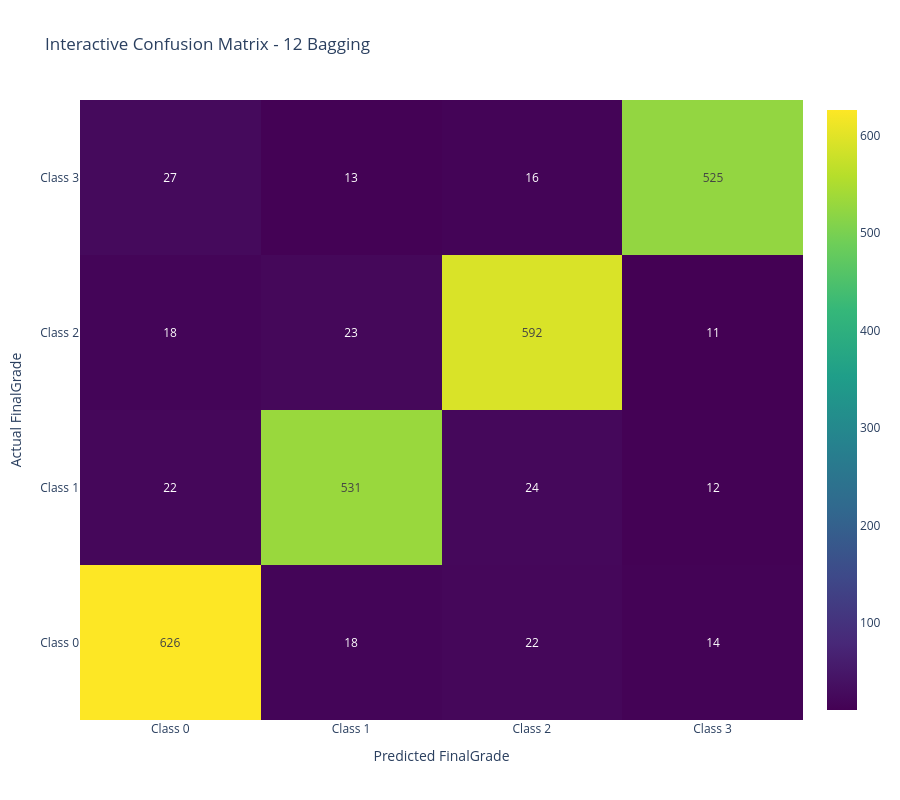

The notebook cell saved with this chart:
### Code cell
title=f"Interactive Confusion Matrix - {best_tuned_name}"
fig=go.Figure(go.Heatmap(z=cm,x=[f"Class {x}" for x in sorted(y.unique())],y=[f"Class {x}" for x in sorted(y.unique())],text=cm,texttemplate="%{text}",colorscale="Viridis"))
fig.update_layout(title=title,xaxis_title="Predicted FinalGrade",yaxis_title="Actual FinalGrade",width=900,height=800)
save_plotly(fig,title); fig.show()

### Figure 1 — Plotly figure (JSON) as saved in the notebook; plotly's stock layout.template omitted (floating-point values rounded to 4 significant figures)
{"data": [{"colorscale": [[0, "#440154"], [0.1111, "#482878"], [0.2222, "#3e4989"], [0.3333, "#31688e"], [0.4444, "#26828e"], [0.5556, "#1f9e89"], [0.6667, "#35b779"], [0.7778, "#6ece58"], [0.8889, "#b5de2b"], [1, "#fde725"]], "text": [[626, 18, 22, 14], [22, 531, 24, 12], [18, 23, 592, 11], [27, 13, 16, 525]], "texttemplate": "%{text}", "type": "heatmap", "x": ["Class 0", "Class 1", "Class 2", "Class 3"], "y": ["Class 0", "Class 1", "Class 2", "Class 3"], "z": [[626, 18, 22, 14], [22, 531, 24, 12], [18, 23, 592, 11], [27, 13, 16, 525]]}], "layout": {"height": 800, "title": {"text": "Interactive Confusion Matrix - 12 Bagging"}, "width": 900, "xaxis": {"title": {"text": "Predicted FinalGrade"}}, "yaxis": {"title": {"text": "Actual FinalGrade"}}}}
